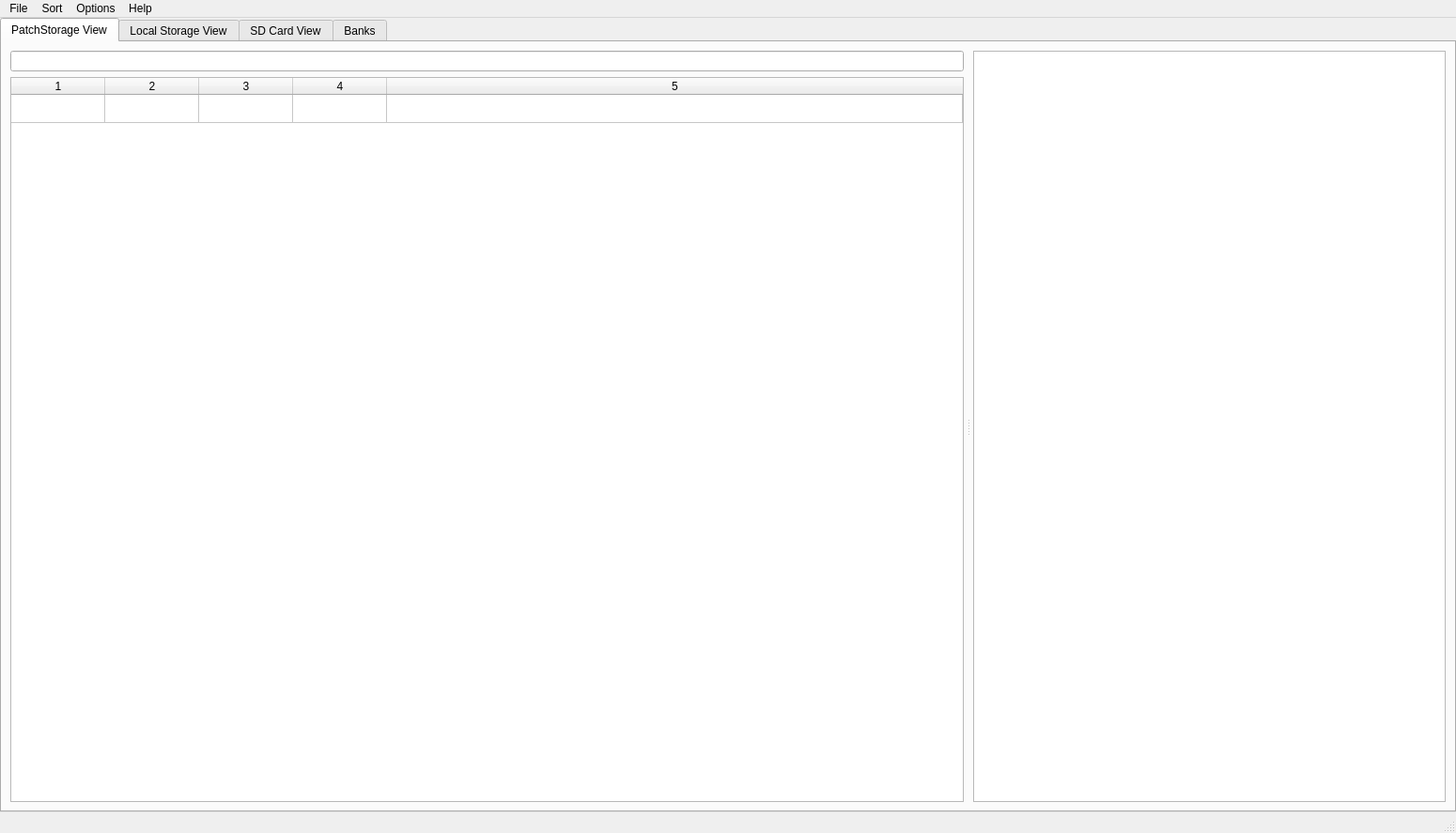
<?xml version="1.0" encoding="UTF-8"?>
<ui version="4.0">
 <class>MainWindow</class>
 <widget class="QMainWindow" name="MainWindow">
  <property name="geometry">
   <rect>
    <x>0</x>
    <y>0</y>
    <width>1550</width>
    <height>887</height>
   </rect>
  </property>
  <property name="windowTitle">
   <string>ZOIA Librarian</string>
  </property>
  <property name="tabShape">
   <enum>QTabWidget::Rounded</enum>
  </property>
  <property name="unifiedTitleAndToolBarOnMac">
   <bool>true</bool>
  </property>
  <widget class="QWidget" name="centralwidget">
   <layout class="QVBoxLayout" name="verticalLayout_5">
    <property name="sizeConstraint">
     <enum>QLayout::SetNoConstraint</enum>
    </property>
    <property name="leftMargin">
     <number>0</number>
    </property>
    <property name="topMargin">
     <number>0</number>
    </property>
    <property name="rightMargin">
     <number>0</number>
    </property>
    <property name="bottomMargin">
     <number>0</number>
    </property>
    <item>
     <layout class="QHBoxLayout" name="horizontalLayout_2" stretch="0">
      <property name="spacing">
       <number>6</number>
      </property>
      <property name="sizeConstraint">
       <enum>QLayout::SetFixedSize</enum>
      </property>
      <property name="leftMargin">
       <number>0</number>
      </property>
      <item>
       <widget class="QTabWidget" name="left_widget">
        <property name="tabShape">
         <enum>QTabWidget::Rounded</enum>
        </property>
        <property name="currentIndex">
         <number>0</number>
        </property>
        <property name="movable">
         <bool>true</bool>
        </property>
        <widget class="QWidget" name="tab_ps_2">
         <attribute name="title">
          <string>PatchStorage View</string>
         </attribute>
         <attribute name="toolTip">
          <string>Switch to view all ZOIA patches on PatchStorage</string>
         </attribute>
         <layout class="QVBoxLayout" name="verticalLayout_3">
          <property name="leftMargin">
           <number>9</number>
          </property>
          <property name="topMargin">
           <number>9</number>
          </property>
          <property name="rightMargin">
           <number>9</number>
          </property>
          <property name="bottomMargin">
           <number>9</number>
          </property>
          <item>
           <widget class="QWidget" name="widget_5" native="true">
            <layout class="QHBoxLayout" name="horizontalLayout_6">
             <property name="spacing">
              <number>0</number>
             </property>
             <property name="leftMargin">
              <number>0</number>
             </property>
             <property name="topMargin">
              <number>0</number>
             </property>
             <property name="rightMargin">
              <number>0</number>
             </property>
             <property name="bottomMargin">
              <number>0</number>
             </property>
             <item>
              <widget class="QWidget" name="widget_6" native="true">
               <layout class="QVBoxLayout" name="verticalLayout_6">
                <property name="leftMargin">
                 <number>0</number>
                </property>
                <property name="topMargin">
                 <number>0</number>
                </property>
                <property name="rightMargin">
                 <number>0</number>
                </property>
                <property name="bottomMargin">
                 <number>0</number>
                </property>
                <item>
                 <widget class="QWidget" name="widget_7" native="true">
                  <property name="sizePolicy">
                   <sizepolicy hsizetype="Expanding" vsizetype="Expanding">
                    <horstretch>0</horstretch>
                    <verstretch>0</verstretch>
                   </sizepolicy>
                  </property>
                  <layout class="QHBoxLayout" name="horizontalLayout_7">
                   <property name="leftMargin">
                    <number>0</number>
                   </property>
                   <property name="topMargin">
                    <number>0</number>
                   </property>
                   <property name="rightMargin">
                    <number>0</number>
                   </property>
                   <property name="bottomMargin">
                    <number>0</number>
                   </property>
                   <item>
                    <widget class="QSplitter" name="splitter_2">
                     <property name="sizePolicy">
                      <sizepolicy hsizetype="Expanding" vsizetype="Expanding">
                       <horstretch>0</horstretch>
                       <verstretch>0</verstretch>
                      </sizepolicy>
                     </property>
                     <property name="minimumSize">
                      <size>
                       <width>640</width>
                       <height>480</height>
                      </size>
                     </property>
                     <property name="maximumSize">
                      <size>
                       <width>16777215</width>
                       <height>16777215</height>
                      </size>
                     </property>
                     <property name="contextMenuPolicy">
                      <enum>Qt::DefaultContextMenu</enum>
                     </property>
                     <property name="frameShape">
                      <enum>QFrame::NoFrame</enum>
                     </property>
                     <property name="frameShadow">
                      <enum>QFrame::Plain</enum>
                     </property>
                     <property name="orientation">
                      <enum>Qt::Horizontal</enum>
                     </property>
                     <property name="handleWidth">
                      <number>10</number>
                     </property>
                     <property name="childrenCollapsible">
                      <bool>false</bool>
                     </property>
                     <widget class="QWidget" name="widget_8" native="true">
                      <property name="sizePolicy">
                       <sizepolicy hsizetype="Expanding" vsizetype="Expanding">
                        <horstretch>0</horstretch>
                        <verstretch>0</verstretch>
                       </sizepolicy>
                      </property>
                      <layout class="QVBoxLayout" name="verticalLayout">
                       <property name="leftMargin">
                        <number>0</number>
                       </property>
                       <property name="topMargin">
                        <number>0</number>
                       </property>
                       <property name="rightMargin">
                        <number>0</number>
                       </property>
                       <property name="bottomMargin">
                        <number>0</number>
                       </property>
                       <item>
                        <widget class="QWidget" name="widget" native="true">
                         <layout class="QHBoxLayout" name="horizontalLayout_3">
                          <property name="leftMargin">
                           <number>0</number>
                          </property>
                          <property name="topMargin">
                           <number>0</number>
                          </property>
                          <property name="rightMargin">
                           <number>0</number>
                          </property>
                          <property name="bottomMargin">
                           <number>0</number>
                          </property>
                          <item>
                           <widget class="QLineEdit" name="searchbar_3">
                            <property name="text">
                             <string/>
                            </property>
                           </widget>
                          </item>
                         </layout>
                        </widget>
                       </item>
                       <item>
                        <widget class="QTableWidget" name="table">
                         <property name="frameShadow">
                          <enum>QFrame::Plain</enum>
                         </property>
                         <property name="sizeAdjustPolicy">
                          <enum>QAbstractScrollArea::AdjustToContents</enum>
                         </property>
                         <property name="editTriggers">
                          <set>QAbstractItemView::NoEditTriggers</set>
                         </property>
                         <property name="alternatingRowColors">
                          <bool>false</bool>
                         </property>
                         <property name="selectionMode">
                          <enum>QAbstractItemView::SingleSelection</enum>
                         </property>
                         <property name="selectionBehavior">
                          <enum>QAbstractItemView::SelectItems</enum>
                         </property>
                         <property name="horizontalScrollMode">
                          <enum>QAbstractItemView::ScrollPerPixel</enum>
                         </property>
                         <property name="rowCount">
                          <number>1</number>
                         </property>
                         <property name="columnCount">
                          <number>5</number>
                         </property>
                         <attribute name="horizontalHeaderCascadingSectionResizes">
                          <bool>true</bool>
                         </attribute>
                         <attribute name="horizontalHeaderStretchLastSection">
                          <bool>true</bool>
                         </attribute>
                         <attribute name="verticalHeaderVisible">
                          <bool>false</bool>
                         </attribute>
                         <row/>
                         <column/>
                         <column/>
                         <column/>
                         <column/>
                         <column/>
                        </widget>
                       </item>
                      </layout>
                     </widget>
                     <widget class="QTextBrowser" name="text_browser">
                      <property name="frameShadow">
                       <enum>QFrame::Plain</enum>
                      </property>
                      <property name="textInteractionFlags">
                       <set>Qt::TextBrowserInteraction</set>
                      </property>
                      <property name="openExternalLinks">
                       <bool>true</bool>
                      </property>
                      <property name="openLinks">
                       <bool>true</bool>
                      </property>
                     </widget>
                    </widget>
                   </item>
                  </layout>
                 </widget>
                </item>
               </layout>
              </widget>
             </item>
            </layout>
           </widget>
          </item>
         </layout>
        </widget>
        <widget class="QWidget" name="tab_ls">
         <attribute name="title">
          <string>Local Storage View</string>
         </attribute>
         <attribute name="toolTip">
          <string>Switch to your locally saved patches</string>
         </attribute>
         <layout class="QVBoxLayout" name="verticalLayout_4">
          <property name="leftMargin">
           <number>0</number>
          </property>
          <property name="topMargin">
           <number>0</number>
          </property>
          <property name="rightMargin">
           <number>0</number>
          </property>
          <property name="bottomMargin">
           <number>0</number>
          </property>
          <item>
           <widget class="QWidget" name="widget_9" native="true">
            <layout class="QHBoxLayout" name="horizontalLayout_8">
             <property name="spacing">
              <number>9</number>
             </property>
             <property name="leftMargin">
              <number>9</number>
             </property>
             <property name="topMargin">
              <number>9</number>
             </property>
             <property name="rightMargin">
              <number>9</number>
             </property>
             <property name="bottomMargin">
              <number>9</number>
             </property>
             <item>
              <widget class="QWidget" name="widget_10" native="true">
               <layout class="QVBoxLayout" name="verticalLayout_7">
                <property name="leftMargin">
                 <number>0</number>
                </property>
                <property name="topMargin">
                 <number>0</number>
                </property>
                <property name="rightMargin">
                 <number>0</number>
                </property>
                <property name="bottomMargin">
                 <number>0</number>
                </property>
                <item>
                 <widget class="QWidget" name="widget_11" native="true">
                  <layout class="QHBoxLayout" name="horizontalLayout_9">
                   <property name="leftMargin">
                    <number>0</number>
                   </property>
                   <property name="topMargin">
                    <number>0</number>
                   </property>
                   <property name="rightMargin">
                    <number>0</number>
                   </property>
                   <property name="bottomMargin">
                    <number>0</number>
                   </property>
                   <item>
                    <widget class="QSplitter" name="splitter_3">
                     <property name="minimumSize">
                      <size>
                       <width>640</width>
                       <height>480</height>
                      </size>
                     </property>
                     <property name="maximumSize">
                      <size>
                       <width>16777215</width>
                       <height>16777215</height>
                      </size>
                     </property>
                     <property name="frameShape">
                      <enum>QFrame::NoFrame</enum>
                     </property>
                     <property name="frameShadow">
                      <enum>QFrame::Plain</enum>
                     </property>
                     <property name="orientation">
                      <enum>Qt::Horizontal</enum>
                     </property>
                     <property name="childrenCollapsible">
                      <bool>false</bool>
                     </property>
                     <widget class="QSplitter" name="splitter">
                      <property name="orientation">
                       <enum>Qt::Horizontal</enum>
                      </property>
                      <property name="handleWidth">
                       <number>10</number>
                      </property>
                      <widget class="QWidget" name="layoutWidget">
                       <layout class="QVBoxLayout" name="verticalLayout_2">
                        <item>
                         <layout class="QHBoxLayout" name="horizontalLayout_4">
                          <item>
                           <widget class="QLineEdit" name="searchbar_4"/>
                          </item>
                         </layout>
                        </item>
                        <item>
                         <widget class="QTableWidget" name="table_2">
                          <property name="sizeAdjustPolicy">
                           <enum>QAbstractScrollArea::AdjustToContents</enum>
                          </property>
                          <property name="editTriggers">
                           <set>QAbstractItemView::DoubleClicked</set>
                          </property>
                          <property name="selectionMode">
                           <enum>QAbstractItemView::SingleSelection</enum>
                          </property>
                          <property name="horizontalScrollMode">
                           <enum>QAbstractItemView::ScrollPerPixel</enum>
                          </property>
                          <property name="rowCount">
                           <number>1</number>
                          </property>
                          <property name="columnCount">
                           <number>6</number>
                          </property>
                          <attribute name="horizontalHeaderStretchLastSection">
                           <bool>true</bool>
                          </attribute>
                          <attribute name="verticalHeaderVisible">
                           <bool>false</bool>
                          </attribute>
                          <row/>
                          <column/>
                          <column/>
                          <column/>
                          <column/>
                          <column/>
                          <column/>
                         </widget>
                        </item>
                       </layout>
                      </widget>
                      <widget class="QWidget" name="layoutWidget_2">
                       <layout class="QVBoxLayout" name="verticalLayout_9">
                        <item>
                         <widget class="QPushButton" name="update_patch_notes">
                          <property name="text">
                           <string>Update Patch Notes</string>
                          </property>
                         </widget>
                        </item>
                        <item>
                         <widget class="QTextBrowser" name="text_browser_2">
                          <property name="textInteractionFlags">
                           <set>Qt::LinksAccessibleByKeyboard|Qt::LinksAccessibleByMouse|Qt::TextBrowserInteraction|Qt::TextEditable|Qt::TextSelectableByMouse</set>
                          </property>
                          <property name="openExternalLinks">
                           <bool>true</bool>
                          </property>
                          <property name="openLinks">
                           <bool>true</bool>
                          </property>
                         </widget>
                        </item>
                       </layout>
                      </widget>
                     </widget>
                    </widget>
                   </item>
                  </layout>
                 </widget>
                </item>
               </layout>
              </widget>
             </item>
            </layout>
           </widget>
          </item>
         </layout>
        </widget>
        <widget class="QWidget" name="tab_sd">
         <attribute name="title">
          <string>SD Card View</string>
         </attribute>
         <layout class="QHBoxLayout" name="horizontalLayout">
          <item>
           <widget class="QSplitter" name="splitter_5">
            <property name="sizePolicy">
             <sizepolicy hsizetype="Expanding" vsizetype="Expanding">
              <horstretch>0</horstretch>
              <verstretch>0</verstretch>
             </sizepolicy>
            </property>
            <property name="orientation">
             <enum>Qt::Vertical</enum>
            </property>
            <property name="handleWidth">
             <number>10</number>
            </property>
            <widget class="QTreeView" name="sd_tree">
             <property name="lineWidth">
              <number>10000</number>
             </property>
             <property name="midLineWidth">
              <number>10000</number>
             </property>
             <property name="sizeAdjustPolicy">
              <enum>QAbstractScrollArea::AdjustIgnored</enum>
             </property>
             <property name="editTriggers">
              <set>QAbstractItemView::NoEditTriggers</set>
             </property>
             <property name="showDropIndicator" stdset="0">
              <bool>false</bool>
             </property>
             <property name="verticalScrollMode">
              <enum>QAbstractItemView::ScrollPerPixel</enum>
             </property>
             <property name="indentation">
              <number>20</number>
             </property>
             <property name="rootIsDecorated">
              <bool>true</bool>
             </property>
             <property name="sortingEnabled">
              <bool>false</bool>
             </property>
             <property name="animated">
              <bool>true</bool>
             </property>
             <property name="allColumnsShowFocus">
              <bool>true</bool>
             </property>
             <property name="wordWrap">
              <bool>false</bool>
             </property>
             <property name="headerHidden">
              <bool>false</bool>
             </property>
             <attribute name="headerVisible">
              <bool>false</bool>
             </attribute>
            </widget>
            <widget class="QWidget" name="layoutWidget_3">
             <layout class="QVBoxLayout" name="verticalLayout_11">
              <item>
               <widget class="QPushButton" name="import_all_btn">
                <property name="text">
                 <string>Import All Patches</string>
                </property>
               </widget>
              </item>
              <item>
               <widget class="QSplitter" name="splitter_4">
                <property name="orientation">
                 <enum>Qt::Horizontal</enum>
                </property>
                <property name="handleWidth">
                 <number>10</number>
                </property>
                <widget class="QTableWidget" name="table_3">
                 <property name="acceptDrops">
                  <bool>true</bool>
                 </property>
                 <property name="editTriggers">
                  <set>QAbstractItemView::NoEditTriggers</set>
                 </property>
                 <property name="dragEnabled">
                  <bool>false</bool>
                 </property>
                 <property name="dragDropOverwriteMode">
                  <bool>true</bool>
                 </property>
                 <property name="dragDropMode">
                  <enum>QAbstractItemView::DragDrop</enum>
                 </property>
                 <property name="defaultDropAction">
                  <enum>Qt::IgnoreAction</enum>
                 </property>
                 <property name="selectionMode">
                  <enum>QAbstractItemView::SingleSelection</enum>
                 </property>
                 <property name="selectionBehavior">
                  <enum>QAbstractItemView::SelectRows</enum>
                 </property>
                 <property name="rowCount">
                  <number>32</number>
                 </property>
                 <property name="columnCount">
                  <number>3</number>
                 </property>
                 <attribute name="horizontalHeaderStretchLastSection">
                  <bool>true</bool>
                 </attribute>
                 <row>
                  <property name="text">
                   <string>0</string>
                  </property>
                 </row>
                 <row>
                  <property name="text">
                   <string>1</string>
                  </property>
                 </row>
                 <row>
                  <property name="text">
                   <string>2</string>
                  </property>
                 </row>
                 <row>
                  <property name="text">
                   <string>3</string>
                  </property>
                 </row>
                 <row>
                  <property name="text">
                   <string>4</string>
                  </property>
                 </row>
                 <row>
                  <property name="text">
                   <string>5</string>
                  </property>
                 </row>
                 <row>
                  <property name="text">
                   <string>6</string>
                  </property>
                 </row>
                 <row>
                  <property name="text">
                   <string>7</string>
                  </property>
                 </row>
                 <row>
                  <property name="text">
                   <string>8</string>
                  </property>
                 </row>
                 <row>
                  <property name="text">
                   <string>9</string>
                  </property>
                 </row>
                 <row>
                  <property name="text">
                   <string>10</string>
                  </property>
                 </row>
                 <row>
                  <property name="text">
                   <string>11</string>
                  </property>
                 </row>
                 <row>
                  <property name="text">
                   <string>12</string>
                  </property>
                 </row>
                 <row>
                  <property name="text">
                   <string>13</string>
                  </property>
                 </row>
                 <row>
                  <property name="text">
                   <string>14</string>
                  </property>
                 </row>
                 <row>
                  <property name="text">
                   <string>15</string>
                  </property>
                 </row>
                 <row>
                  <property name="text">
                   <string>16</string>
                  </property>
                 </row>
                 <row>
                  <property name="text">
                   <string>17</string>
                  </property>
                 </row>
                 <row>
                  <property name="text">
                   <string>18</string>
                  </property>
                 </row>
                 <row>
                  <property name="text">
                   <string>19</string>
                  </property>
                 </row>
                 <row>
                  <property name="text">
                   <string>20</string>
                  </property>
                 </row>
                 <row>
                  <property name="text">
                   <string>21</string>
                  </property>
                 </row>
                 <row>
                  <property name="text">
                   <string>22</string>
                  </property>
                 </row>
                 <row>
                  <property name="text">
                   <string>23</string>
                  </property>
                 </row>
                 <row>
                  <property name="text">
                   <string>24</string>
                  </property>
                 </row>
                 <row>
                  <property name="text">
                   <string>25</string>
                  </property>
                 </row>
                 <row>
                  <property name="text">
                   <string>26</string>
                  </property>
                 </row>
                 <row>
                  <property name="text">
                   <string>27</string>
                  </property>
                 </row>
                 <row>
                  <property name="text">
                   <string>28</string>
                  </property>
                 </row>
                 <row>
                  <property name="text">
                   <string>29</string>
                  </property>
                 </row>
                 <row>
                  <property name="text">
                   <string>30</string>
                  </property>
                 </row>
                 <row>
                  <property name="text">
                   <string>31</string>
                  </property>
                 </row>
                 <column/>
                 <column/>
                 <column/>
                </widget>
                <widget class="QTableWidget" name="table_4">
                 <property name="acceptDrops">
                  <bool>true</bool>
                 </property>
                 <property name="editTriggers">
                  <set>QAbstractItemView::NoEditTriggers</set>
                 </property>
                 <property name="dragDropMode">
                  <enum>QAbstractItemView::DragDrop</enum>
                 </property>
                 <property name="selectionMode">
                  <enum>QAbstractItemView::SingleSelection</enum>
                 </property>
                 <property name="selectionBehavior">
                  <enum>QAbstractItemView::SelectRows</enum>
                 </property>
                 <property name="rowCount">
                  <number>32</number>
                 </property>
                 <property name="columnCount">
                  <number>3</number>
                 </property>
                 <attribute name="horizontalHeaderStretchLastSection">
                  <bool>true</bool>
                 </attribute>
                 <row>
                  <property name="text">
                   <string>32</string>
                  </property>
                 </row>
                 <row>
                  <property name="text">
                   <string>33</string>
                  </property>
                 </row>
                 <row>
                  <property name="text">
                   <string>34</string>
                  </property>
                 </row>
                 <row>
                  <property name="text">
                   <string>35</string>
                  </property>
                 </row>
                 <row>
                  <property name="text">
                   <string>36</string>
                  </property>
                 </row>
                 <row>
                  <property name="text">
                   <string>37</string>
                  </property>
                 </row>
                 <row>
                  <property name="text">
                   <string>38</string>
                  </property>
                 </row>
                 <row>
                  <property name="text">
                   <string>39</string>
                  </property>
                 </row>
                 <row>
                  <property name="text">
                   <string>40</string>
                  </property>
                 </row>
                 <row>
                  <property name="text">
                   <string>41</string>
                  </property>
                 </row>
                 <row>
                  <property name="text">
                   <string>42</string>
                  </property>
                 </row>
                 <row>
                  <property name="text">
                   <string>43</string>
                  </property>
                 </row>
                 <row>
                  <property name="text">
                   <string>44</string>
                  </property>
                 </row>
                 <row>
                  <property name="text">
                   <string>45</string>
                  </property>
                 </row>
                 <row>
                  <property name="text">
                   <string>46</string>
                  </property>
                 </row>
                 <row>
                  <property name="text">
                   <string>47</string>
                  </property>
                 </row>
                 <row>
                  <property name="text">
                   <string>48</string>
                  </property>
                 </row>
                 <row>
                  <property name="text">
                   <string>49</string>
                  </property>
                 </row>
                 <row>
                  <property name="text">
                   <string>50</string>
                  </property>
                 </row>
                 <row>
                  <property name="text">
                   <string>51</string>
                  </property>
                 </row>
                 <row>
                  <property name="text">
                   <string>52</string>
                  </property>
                 </row>
                 <row>
                  <property name="text">
                   <string>53</string>
                  </property>
                 </row>
                 <row>
                  <property name="text">
                   <string>54</string>
                  </property>
                 </row>
                 <row>
                  <property name="text">
                   <string>55</string>
                  </property>
                 </row>
                 <row>
                  <property name="text">
                   <string>56</string>
                  </property>
                 </row>
                 <row>
                  <property name="text">
                   <string>57</string>
                  </property>
                 </row>
                 <row>
                  <property name="text">
                   <string>58</string>
                  </property>
                 </row>
                 <row>
                  <property name="text">
                   <string>59</string>
                  </property>
                 </row>
                 <row>
                  <property name="text">
                   <string>60</string>
                  </property>
                 </row>
                 <row>
                  <property name="text">
                   <string>61</string>
                  </property>
                 </row>
                 <row>
                  <property name="text">
                   <string>62</string>
                  </property>
                 </row>
                 <row>
                  <property name="text">
                   <string>63</string>
                  </property>
                 </row>
                 <column/>
                 <column/>
                 <column/>
                </widget>
               </widget>
              </item>
             </layout>
            </widget>
           </widget>
          </item>
         </layout>
        </widget>
        <widget class="QWidget" name="tab_bank">
         <attribute name="title">
          <string>Banks</string>
         </attribute>
        </widget>
       </widget>
      </item>
     </layout>
    </item>
   </layout>
  </widget>
  <widget class="QMenuBar" name="menubar">
   <property name="geometry">
    <rect>
     <x>0</x>
     <y>0</y>
     <width>1550</width>
     <height>27</height>
    </rect>
   </property>
   <widget class="QMenu" name="menuFiel">
    <property name="title">
     <string>File</string>
    </property>
    <addaction name="actionSpecify_SD_Card_Location"/>
    <addaction name="actionCheck_For_Updates"/>
    <addaction name="actionReload_PatchStorage_patch_list"/>
    <addaction name="actionImport_A_Patch"/>
    <addaction name="separator"/>
    <addaction name="actionQuit"/>
   </widget>
   <widget class="QMenu" name="menuSort">
    <property name="title">
     <string>Sort</string>
    </property>
    <addaction name="actionSort_by_title_A_Z"/>
    <addaction name="actionSort_by_title_Z_A"/>
    <addaction name="actionSort_by_date_new_old"/>
    <addaction name="actionSort_by_date_old_new"/>
    <addaction name="actionSort_by_likes_high_low"/>
    <addaction name="actionSort_by_likes_low_high"/>
    <addaction name="actionSort_by_views_high_low"/>
    <addaction name="actionSort_by_views_low_high"/>
    <addaction name="actionSort_by_downloads_high_low"/>
    <addaction name="actionSort_by_downloads_low_high"/>
   </widget>
   <widget class="QMenu" name="menuHelp">
    <property name="title">
     <string>Help</string>
    </property>
    <addaction name="actionZOIA_Librarian_Help"/>
   </widget>
   <widget class="QMenu" name="menuOptions">
    <property name="title">
     <string>Options</string>
    </property>
    <addaction name="actionAlternating_Row_Colours"/>
    <addaction name="actionToggle_Dark_Mode"/>
   </widget>
   <addaction name="menuFiel"/>
   <addaction name="menuSort"/>
   <addaction name="menuOptions"/>
   <addaction name="menuHelp"/>
  </widget>
  <widget class="QStatusBar" name="statusbar"/>
  <action name="actionSpecify_SD_Card_Location">
   <property name="text">
    <string>Specify SD Card Location</string>
   </property>
  </action>
  <action name="actionQuit">
   <property name="text">
    <string>Quit</string>
   </property>
  </action>
  <action name="actionSort_by_title_A_Z">
   <property name="text">
    <string>Sort by title (A-Z)</string>
   </property>
  </action>
  <action name="actionSort_by_title_Z_A">
   <property name="text">
    <string>Sort by title (Z-A)</string>
   </property>
  </action>
  <action name="actionSort_by_date_new_old">
   <property name="text">
    <string>Sort by date (new-old)</string>
   </property>
  </action>
  <action name="actionSort_by_date_old_new">
   <property name="text">
    <string>Sort by date (old-new)</string>
   </property>
  </action>
  <action name="actionSort_by_likes_high_low">
   <property name="text">
    <string>Sort by likes (high-low)</string>
   </property>
  </action>
  <action name="actionSort_by_likes_low_high">
   <property name="text">
    <string>Sort by likes (low-high)</string>
   </property>
  </action>
  <action name="actionSort_by_views_high_low">
   <property name="text">
    <string>Sort by views (high-low)</string>
   </property>
  </action>
  <action name="actionSort_by_views_low_high">
   <property name="text">
    <string>Sort by views (low-high)</string>
   </property>
  </action>
  <action name="actionSort_by_downloads_high_low">
   <property name="text">
    <string>Sort by downloads (high-low)</string>
   </property>
  </action>
  <action name="actionSort_by_downloads_low_high">
   <property name="text">
    <string>Sort by downloads (low-high)</string>
   </property>
  </action>
  <action name="actionCheck_For_Updates">
   <property name="text">
    <string>Check For Patch Updates</string>
   </property>
  </action>
  <action name="actionReload_PatchStorage_patch_list">
   <property name="text">
    <string>Reload PatchStorage Patch List</string>
   </property>
  </action>
  <action name="actionZOIA_Librarian_Help">
   <property name="text">
    <string>ZOIA Librarian Help</string>
   </property>
  </action>
  <action name="actionAlternating_Row_Colours">
   <property name="text">
    <string>Alternating Row Colours</string>
   </property>
  </action>
  <action name="actionImport_A_Patch">
   <property name="text">
    <string>Import A Patch (.bin)</string>
   </property>
  </action>
  <action name="actionToggle_Dark_Mode">
   <property name="text">
    <string>Toggle Dark Mode</string>
   </property>
  </action>
 </widget>
 <resources/>
 <connections/>
</ui>
